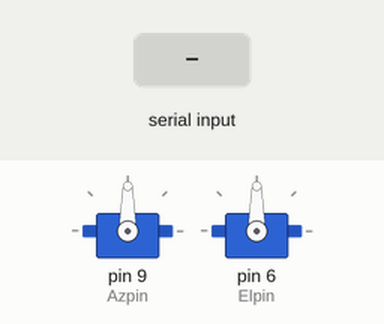
Simulated run of this sketch. Board: Arduino Uno, built with avr-gcc and run on an emulated ATmega328P. Parts: 2 × servo. The inputs (shaded band) are chosen by the test bench. What the sketch prints to the serial monitor is not drawn.

Above: at 1.2 s.
1.3 s: "90,45,200\n" received over Serial
Timing chart, 0 to 4.3 s (numbered marks = the images above; inputs shaded):
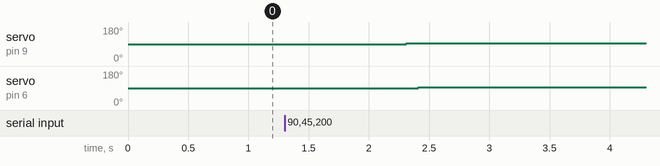

Measured:
- after the input at 1.3 s, servo on pin 9 (Azpin): 90° → 93° after 1.0 s; servo on pin 6 (Elpin): 90° → 93° after 1.1 s

The sketch:

motorControl.ino
```cpp
/*V2 This program reads strings from the serial monitor of the form
 *
 *            AZ<integer string>EL<integer string>
 *
 * where the two integer strings represent an azimuth and
 * elevation in whole degrees. The program parses these strings,
 * called Azimuth and Elevation, respectively,
 * and converts the two integer strings into an azimuth integer,
 * Az_input, and an elevation integer, El_input.
 *
 * Az_input becomes the input to a linear function whose output
 * is a pulse width, Az, in microseconds. This pulse width is written
 * to the azimuth servo, Azservo, so that it assumes the azimuth angle
 * requested by the azimuth integer string. El_input is mapped into
 * a pulse width, El, by another linear function to govern the angle
 * of the elevation servo, ElServo.
*/
#include <Servo.h>
int Azpin = 9;
int Elpin = 6;
Servo AzServo;
Servo ElServo;
int Az = 1506;//1506
// new initial El value for “factory fresh” Stingray-9’s
int El = 1498;//1498
int Az_input;
int El_input;

String Azimuth;
String Elevation;
String ComputerRead;
String ZeroAz;

void setup() {
  // put your setup code here, to run once:
pinMode (Azpin, OUTPUT);
pinMode (Elpin, OUTPUT);
Serial.begin(9600);
AzServo.attach(Azpin);
ElServo.attach(Elpin);
ZeroAz = "";
}

void loop() {
  // put your main code here, to run repeatedly:

Azimuth = "";
Elevation = "";
ComputerRead = "";

  while(Serial.available()==0) {

  }
    ComputerRead= Serial.readString();  // read the incoming data as string
//    Serial.println(ComputerRead);     // echo the reception for testing purposes

// looking for command <AZxxx.x>
    for (int i = 0; i <= ComputerRead.length(); i++) {
     if ((ComputerRead.charAt(i) == 'A') && (ComputerRead.charAt(i+1) == 'Z')){ // if read AZ
      for (int j = i+2; j <= ComputerRead.length(); j++) {
        if (isDigit(ComputerRead.charAt(j))) {                                // if the character is number
          Azimuth = Azimuth + ComputerRead.charAt(j);
        }
        else {break;}
      }
     }
    }

// looking for command <ELxxx.x>
    for (int i = 0; i <= (ComputerRead.length()-2); i++) {
      if ((ComputerRead.charAt(i) == 'E')&&(ComputerRead.charAt(i+1) == 'L')){ // if read EL
        if ((ComputerRead.charAt(i+2)) == '-') {
                  break;
        }
        for (int j = i+2; j <= ComputerRead.length(); j++) {
          if (isDigit(ComputerRead.charAt(j))) {                               // if the character is number
            Elevation = Elevation + ComputerRead.charAt(j);
          }
          else {break;}
        }
      }
    }

// looking for command <ZOxxx.x>
    for (int i = 0; i <= (ComputerRead.length()-2); i++) {
      if ((ComputerRead.charAt(i) == 'Z')&&(ComputerRead.charAt(i+1) == 'O')){ // if read ZO
        if ((ComputerRead.charAt(i+2)) == '-') {
                  break;
        }
        for (int j = i+2; j <= ComputerRead.length(); j++) {
          if (isDigit(ComputerRead.charAt(j))) {                               // if the character is number
            ZeroAz = ZeroAz + ComputerRead.charAt(j);
          }
          else {break;}
        }
      }
    }

// compute the pulse width to send to the azimuth servo
Az_input = (Azimuth.toInt() + ZeroAz.toInt())%360;
if (Az_input<200) {
  Az=1506. - 4.4822 * Az_input;
}
else {
  Az=1506. - 4.4822 * (Az_input - 360.);
}

// compute the pulse width to send to the elevation servo
// new formula for “factory fresh” Stingray-9’s
El_input = Elevation.toInt();
El = 1498.-10.1 * El_input;

// issue commands to the servos
AzServo.writeMicroseconds(Az);
delay(100);
ElServo.writeMicroseconds(El);
delay(100);
Serial.write("TURNDONE");

}
```
